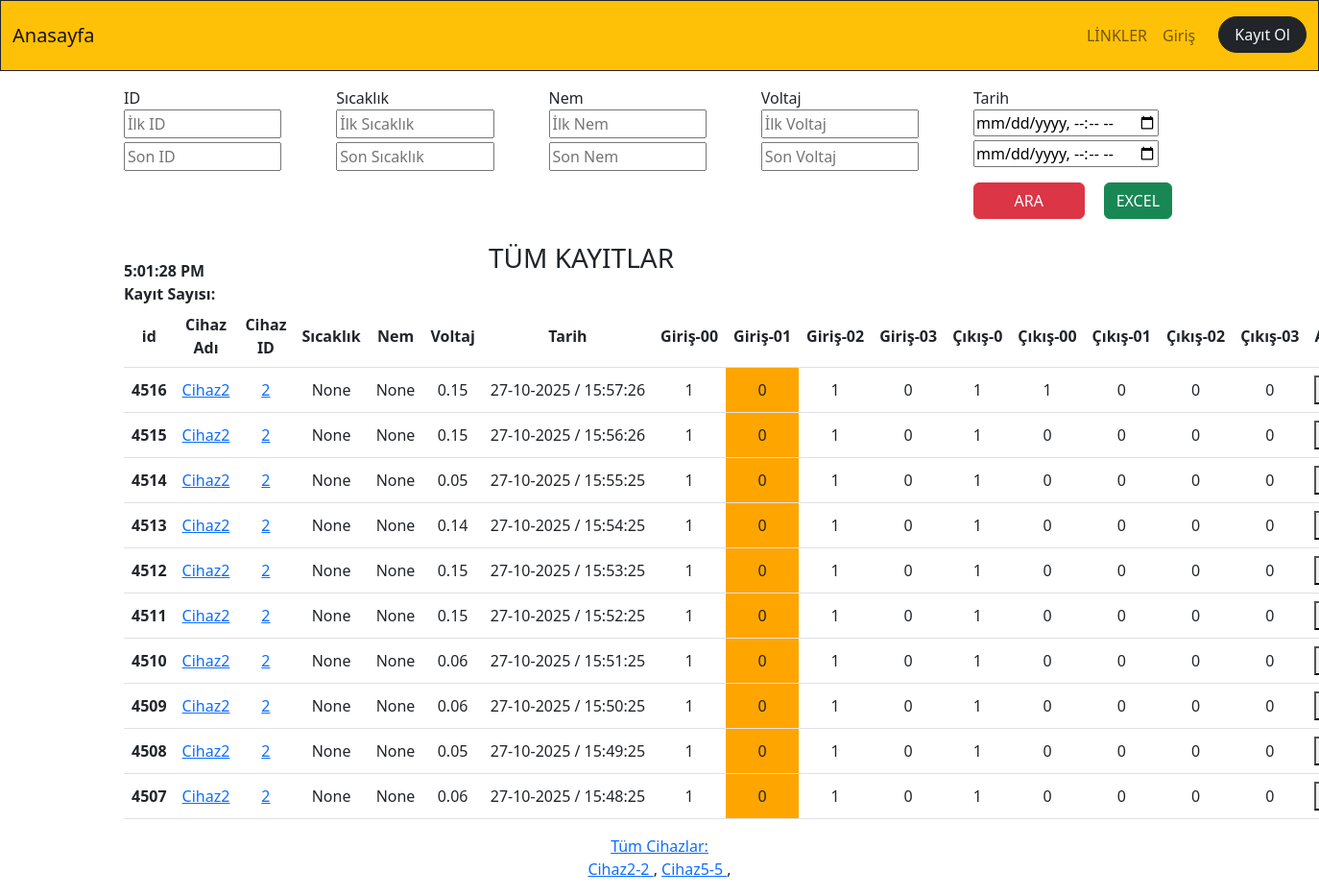
Before: / with the older database file.
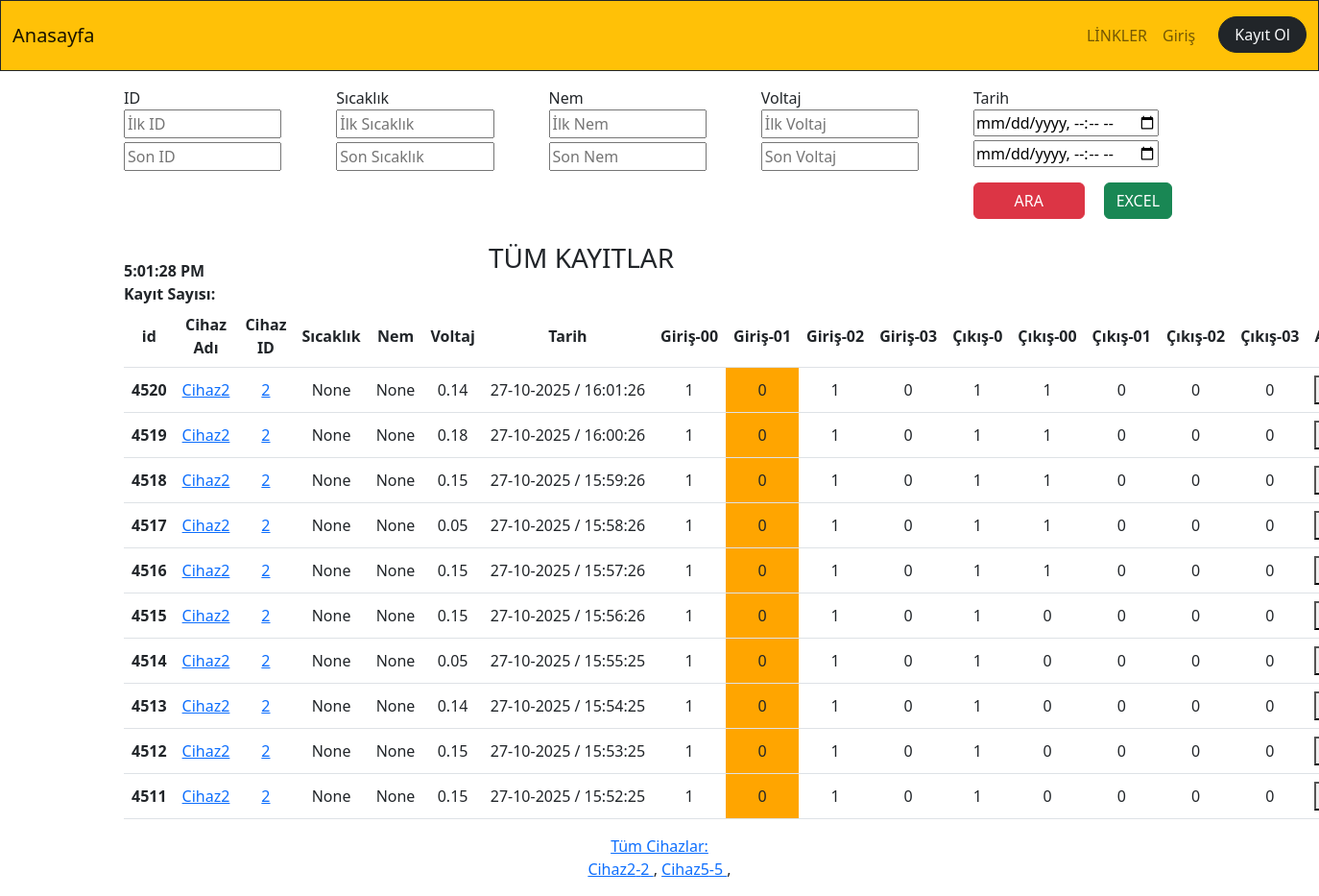
After: the same page with the newer database file.
### app_monitor/models.py (models this page shows, shortened)
class Temperature(models.Model):
    id=models.BigAutoField(primary_key=True,db_column='ID')
    temperature=models.FloatField(blank=True,null=True)
    humidity=models.FloatField(blank=True,null=True)
    volcum=models.FloatField(blank=True,null=True)
    date=models.DateTimeField()
    mail=models.BooleanField(default=False)
    additionalText=models.CharField(blank=True,null=True, max_length=50)
    device_id=models.ForeignKey(Device,on_delete=models.CASCADE,null=True, blank=True)
    device_name=models.CharField(blank=True,null=True, max_length=50)
    cikis0=models.CharField(blank=True,null=True, max_length=5)
    cikis00=models.CharField(blank=True,null=True, max_length=5)
    cikis01=models.CharField(blank=True,null=True, max_length=5)
    cikis02=models.CharField(blank=True,null=True, max_length=5)
    cikis03=models.CharField(blank=True,null=True, max_length=5)
    input00=models.CharField(blank=True,null=True, max_length=1)
    input01=models.CharField(blank=True,null=True, max_length=1)
    input02=models.CharField(blank=True,null=True, max_length=1)
    input03=models.CharField(blank=True,null=True, max_length=1)
    tag_id=models.ForeignKey(RFID_Kisi,on_delete=models.CASCADE,null=True,blank=True)
    staff_name=models.CharField(blank=True,null=True, max_length=30)

class Device(models.Model):
    device_id=models.IntegerField(primary_key=True,db_column='ID')
    device_name=models.CharField(blank=True,null=True, max_length=20)
    device_ip=models.CharField(blank=True,null=True, max_length=20)
    device_port=models.IntegerField(blank=True,null=True)
    device_function=models.CharField(blank=True,null=True, max_length=20)
    device_state=models.BooleanField(blank=True,null=True,default=False) #241225
    def __str__(self):
        return(f"{self.device_id}")

### app_monitor/views.py (the view)
# urls.py: path('',dashboard,name="dashboard"),
def dashboard(request):
    print("dashboard girdi....")
    device_query=Device.objects.all().order_by(Lower('device_name'))
    deviceAll = Temperature.objects.order_by('-id')
    paginator = Paginator(deviceAll, 10)  # Show 5 contacts per page.
    device_search_count = deviceAll.count()
    page_number = request.GET.get('page')
    devicePaginator = paginator.get_page(page_number)
    context=dict(
        device_query=device_query,
        devicePaginator=devicePaginator,
    )
    return render(request,"app_monitor/dashboard.html",context)

### app_monitor/templates/app_monitor/dashboard.html (shortened to what this page needs)
{% extends "core/base.html" %}
{% load static %}
{% block content %}
<div class="container">
  <div class="row offset-sm- mt-3">
    <div class="col">
      <form action="/app_monitor/filter_device_all" method="get">
      <label class="col-sm-10" for="">ID</label><br>
      <input class="col-sm-10 mb-1" id="id-kucuk" name="id1" type="number" placeholder="İlk ID" pattern="[*-*-9-9]{4}" title="ID sayı olmalıdır">
      <input class="col-sm-10" id="id-buyuk" name="id2" type="number" placeholder="Son ID">
    </div>
    <div class="col">
      <label class="col-sm-10" for="">Sıcaklık</label><br>
      <input class="col-sm-10 mb-1" id="cihaz-sicaklik-kucuk" name="sicaklik1" type="number" step="0.1" placeholder="İlk Sıcaklık">
      <input class="col-sm-10" id="cihaz-sicaklik-buyuk" name="sicaklik2" type="number" step="0.1" placeholder="Son Sıcaklık">
    </div>
    <div class="col">
      <label class="col-sm-10" for="">Nem</label><br>
      <input class="col-sm-10 mb-1" id="cihaz-nem-kucuk" name="nem1" type="number" step="0.1" placeholder="İlk Nem">
      <input class="col-sm-10" id="cihaz-nem-buyuk" name="nem2" type="number" step="0.1" placeholder="Son Nem">
    </div>
    <div class="col">
      <label class="col-sm-10 " for="">Voltaj</label><br>
      <input class="col-sm-10 mb-1" id="cihaz-voltaj-kucuk" name="voltaj1" step="0.1" type="number" placeholder="İlk Voltaj">
      <input class="col-sm-10" id="cihaz-voltaj-buyuk" name="voltaj2" type="number" step="0.1" placeholder="Son Voltaj">
  </div>
  <div class="col">
      <label class="col-sm-10 " for="">Tarih</label><br>
      <input class="col-sm-10 mb-1" id="tarih-kucuk" name="tarih1" type="datetime-local" placeholder="İlk Tarih">
      <input class="col-sm-10" id="tarih-buyuk" name="tarih2" type="datetime-local" placeholder="Son Tarih">
      <button id="filtre-id" class="btn btn-danger btn-small col-sm-6 mt-3" type="submit" >ARA</button>
    <a  href="/app_monitor/export_to_excel_all"> <button class="btn btn-success ms-3 mt-3">EXCEL</button> </a>
    </div>
  </div>
  <div class="row">
  </div>
  <div class="row">
    <div class="col-sm-4 d-flex align-items-end">
      <b id="saat"> </b>
    </div>
    <div class="col-sm-4 d-flex align-items-end mt-3">
      <h3 class="text-center">TÜM KAYITLAR</h3>
    </div>
  <div class="col-sm-4 d-flex justify-content-end mt-3">
   </div>
  </div>
        <div id="temperature_ajax">
            <b>Kayıt Sayısı: </b>{{kayit_sayisi_total_ajax}} <br>
               <table class="table table-hover">
              <thead>
                 <tr>
                  <th scope="col">id</th>
                  <th scope="col">Cihaz Adı</th>
                  <th scope="col">Cihaz ID</th>
                  <th scope="col">Sıcaklık</th>
                  <th scope="col">Nem</th>
                  <th scope="col">Voltaj</th>
                  <th scope="col">Tarih</th>
                  <th scope="col">Giriş-00</th>
                  <th scope="col">Giriş-01</th>
                  <th scope="col">Giriş-02</th>
                  <th scope="col">Giriş-03</th>
                  <th scope="col">Çıkış-0</th>
                  <th scope="col">Çıkış-00</th>
                  <th scope="col">Çıkış-01</th>
                  <th scope="col">Çıkış-02</th>
                  <th scope="col">Çıkış-03</th>
                  <th scope="col">Açıklama</th>
                 </tr>
               </thead>
             <tbody>
             {% for temp in devicePaginator %}
             <tr>
                 {% if temp.temperature >= 45 %}
               <th scope="row" style="background-color:#FF0000">{{temp.id}}</th>
               <td style="background-color:#FF0000">{{temp.temperature}}</td>
                <td style="background-color:#FF0000"> {{temp.date|date:'Y-m-d H:i:s'}}</td>
                     {% if temp.mailSend == False %}
                     <td style="background-color:#FF0000"> {{temp.mailSend}}</td>
                     {% else %}
                     <td style="background-color:#0000FF"> {{temp.mailSend}}</td>
                     {% endif %}
                 {% else %}
               <th scope="row" >{{temp.id}}</th>
               <td> <a target="_blank" href="/app_monitor/cihazlar/cihaz_adi={{temp.device_name}}" >{{temp.device_name}}</a> </td>
               <td> <a target="_blank" href="/app_monitor/cihazlar/cihaz_id={{temp.device_id}}" >{{temp.device_id}}</a> </td>
               <td >{{temp.temperature}}</td>
               <td >{{temp.humidity}}</td>
               <td >{{temp.volcum}}</td>
               <td > {{temp.date|date:'d-m-Y / H:i:s'}}</td>
                {% if temp.input00 == "0" %} <td class="m-3" style="background-color:orange;margin:10px">{{temp.input00}}</td> {% else %} <td >{{temp.input00}}</td> {% endif %}
                {% if temp.input01 == "0" %} <td class="" style="text-align:center;vertical-align:middle;background-color:orange;">{{temp.input01}}</td> {% else %} <td >{{temp.input01}}</td> {% endif %}
                <td style="">{{temp.input02}}</td>
                <td >{{temp.input03}}</td>
                <td >{{temp.cikis0}}</td>
                <td >{{temp.cikis00}}</td>
                <td >{{temp.cikis01}}</td>
                <td >{{temp.cikis02}}</td>
                <td >{{temp.cikis03}}</td>
               <td style="display: flex;text-align:start;vertical-align:middle">
                <button type="button" data-bs-toggle="modal" data-bs-target="#modal{{temp.id}}" data-bs-toggle="modal">...</button>
              </td>
               {% endif %}
             </tr>
           {% endfor %}
             </tbody>
            </table>
            </div>
            <div class="row">
              <div class="col-sm-12 text-center mb-3">
              <a href="/app_monitor/cihazlar_tum" target="_blank">Tüm Cihazlar:</a>
              <br>
              {% for device in device_query %}
              <a href="/app_monitor/cihazlar/{{device.device_name.capitalize}}/port={{device.device_port}}/devid={{device.pk}} " target="_blank">{{device.device_name}}-{{device.device_id}} </a> ,
              {% endfor %}
              <br>
              </div>
              </div>
        </div>
{% endblock content %}

### templates/core/base.html (shortened to what this page needs)
{% load static %}
{% load template_tags %}
<!doctype html>
<html lang="tr">
<head>
    <link rel="stylesheet" href="{% static 'css/bootstrap.min.css' %}">
    <link rel="stylesheet" href="https://cdnjs.cloudflare.com/ajax/libs/Chart.js/2.8.0/Chart.min.css">
</head>
<body>
    {% include "core/navbar.html" %}
{% block content %}
{% endblock content %}
</body>
</html>

### templates/core/navbar.html (shortened to what this page needs)
        <nav
        class="container-fluid navbar navbar-expand-lg bg-warning border border-bottom border-dark  opacity-99 ">
        <div class="container-fluid py-2 ">
            <a class="navbar-brand" href="/app_monitor">Anasayfa</a>
            <div class="collapse navbar-collapse" id="navbarNavAltMarkup">
                <ul class="navbar-nav ms-auto">
                    <li class="nav-item dropdown_hover">
                        <a class="nav-link" href="#" role="button" data-bs-toggle="dropdown" aria-expanded="false">
                            LİNKLER
                        </a>
                      </li>
                    {% if request.user.is_authenticated %}
                    <li class="nav-item dropdown">
                        <a class="nav-link dropdown-toggle" href="#" role="button" data-bs-toggle="dropdown" aria-expanded="false">
                            {{ request.user.username }}
                        </a>
                        <ul class="dropdown-menu">
                          <li><a class="dropdown-item" href=" {{ request.user.profile }} ">Edit Profile</a></li>
                          <li><a class="dropdown-item" href=" {{ request.user.profile }} ">All {{ request.user.profile }} Posts </a></li>
                        </ul>
                      </li>
                      <li class="nav-item">
                        <a class=" btn btn-dark text-light px-3 rounded-pill ms-3" href="{% url 'app_user_profile:logout_view' %} ">Çıkış</a>
                    </li>
                      {% else  %}
                      <li class="nav-item">
                        <a class="nav-link" href="{% url 'app_user_profile:login_view' %} ">Giriş</a>
                    </li>
                      <li class="nav-item">
                        <a class=" btn btn-dark text-light px-3 rounded-pill ms-3" href="{% url 'app_user_profile:register_view' %} ">Kayıt Ol</a>
                    </li>
                    {% endif %}
                  </ul>
            </div>
        </div>
    </nav>

Changed rows visible on the page:
no longer on this page (row unchanged): Temperature: id "4510", device_name "Cihaz2", device_id "2", temperature "None", humidity "None", volcum "0.06", date "27-10-2025 / 15:51:25", input00 "1", input01 "0", input02 "1", input03 "0", cikis0 "1", cikis00 "0", cikis01 "0", cikis02 "0", cikis03 "0"
no longer on this page (row unchanged): Temperature: id "4509", device_name "Cihaz2", device_id "2", temperature "None", humidity "None", volcum "0.06", date "27-10-2025 / 15:50:25", input00 "1", input01 "0", input02 "1", input03 "0", cikis0 "1", cikis00 "0", cikis01 "0", cikis02 "0", cikis03 "0"
no longer on this page (row unchanged): Temperature: id "4508", device_name "Cihaz2", device_id "2", temperature "None", humidity "None", volcum "0.05", date "27-10-2025 / 15:49:25", input00 "1", input01 "0", input02 "1", input03 "0", cikis0 "1", cikis00 "0", cikis01 "0", cikis02 "0", cikis03 "0"
no longer on this page (row unchanged): Temperature: id "4507", device_name "Cihaz2", device_id "2", temperature "None", humidity "None", volcum "0.06", date "27-10-2025 / 15:48:25", input00 "1", input01 "0", input02 "1", input03 "0", cikis0 "1", cikis00 "0", cikis01 "0", cikis02 "0", cikis03 "0"
added Temperature: id "4520", device_name "Cihaz2", device_id "2", temperature "None", humidity "None", volcum "0.14", date "27-10-2025 / 16:01:26", input00 "1", input01 "0", input02 "1", input03 "0", cikis0 "1", cikis00 "1", cikis01 "0", cikis02 "0", cikis03 "0"
added Temperature: id "4519", device_name "Cihaz2", device_id "2", temperature "None", humidity "None", volcum "0.18", date "27-10-2025 / 16:00:26", input00 "1", input01 "0", input02 "1", input03 "0", cikis0 "1", cikis00 "1", cikis01 "0", cikis02 "0", cikis03 "0"
added Temperature: id "4518", device_name "Cihaz2", device_id "2", temperature "None", humidity "None", volcum "0.15", date "27-10-2025 / 15:59:26", input00 "1", input01 "0", input02 "1", input03 "0", cikis0 "1", cikis00 "1", cikis01 "0", cikis02 "0", cikis03 "0"
added Temperature: id "4517", device_name "Cihaz2", device_id "2", temperature "None", humidity "None", volcum "0.05", date "27-10-2025 / 15:58:26", input00 "1", input01 "0", input02 "1", input03 "0", cikis0 "1", cikis00 "1", cikis01 "0", cikis02 "0", cikis03 "0"
